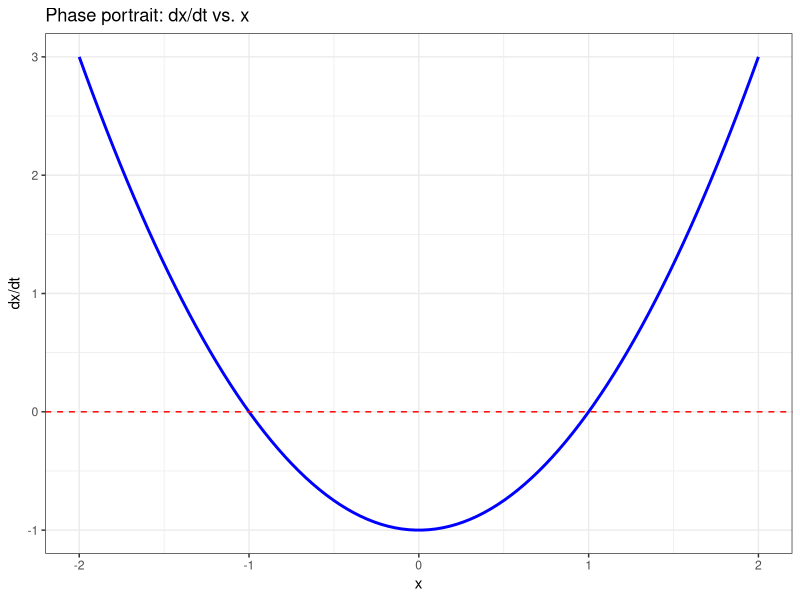
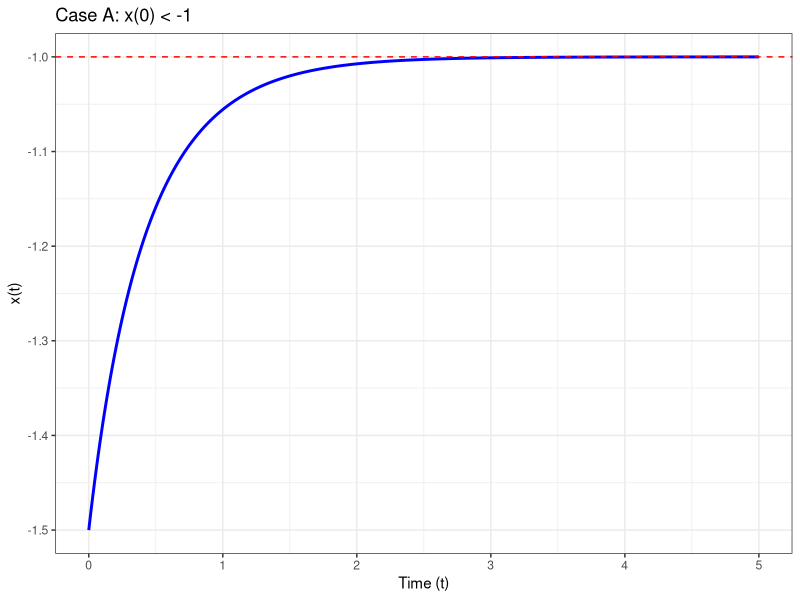
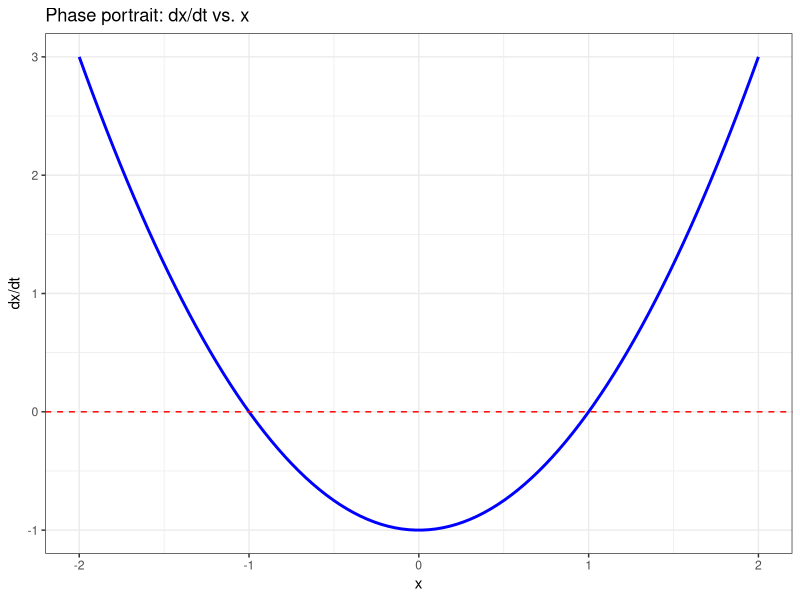
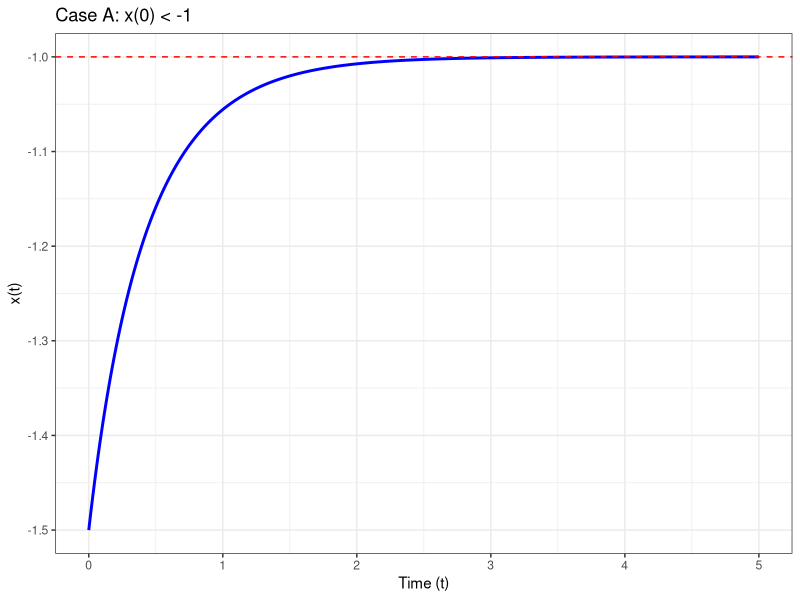

Reproduce these figures in R, in order.
# Load required libraries
library(deSolve)
library(ggplot2)


#---- Step 1: Plot the x_dot vs x

# Define the function dx/dt = x^2 - 1
dx_dt <- function(x) {
  return(x^2 - 1)
}

# Generate x values
x_values <- seq(-2, 2, length.out = 100)  # Adjust range as needed
dx_values <- dx_dt(x_values)

# Create a dataframe
data <- data.frame(x = x_values, dx_dt = dx_values)

# Plot dx/dt vs. x
ggplot(data, aes(x = x, y = dx_dt)) +
  geom_line(color = "blue", size = 1) +
  geom_hline(yintercept = 0, linetype = "dashed", color = "red") +  # Equilibrium points
  xlab("x") +
  ylab("dx/dt") +
  ggtitle("Phase portrait: dx/dt vs. x") +
  theme_bw()

# Save plot dx/dt vs. x
png("Figures_videos/Assignment_sheet_2/Example_1_phase_portrait.png",
    width = 500*4, # The width of the plot in inches
    height = 520*4, res=300)

ggplot(data, aes(x = x, y = dx_dt)) +
  geom_line(color = "blue", size = 1) +
  geom_hline(yintercept = 0, linetype = "dashed", color = "red") +  # Equilibrium points
  xlab("x") +
  ylab("dx/dt") +
  ggtitle("Phase portrait: dx/dt vs. x") +
  theme_bw()

dev.off()

#---- Step 2: Find all the roots of the polynomial x^2 - 1

fixed_points <- polyroot(c(-1,0,1))
fixed_points


# ---- Step 3: Stability Analysis ----

f_prime <- function(x){2*x}  # Compute derivative f'(x)

stability_analysis <- function(fixed_points) {
  f_prime4fixed_points <- f_prime(fixed_points)
  stability <- ifelse(Re(f_prime4fixed_points) < 0, "Stable", "Unstable")  # Stability condition
  return(data.frame(Fixed_Point = fixed_points, Stability = stability))
}

stability_info <- stability_analysis(fixed_points)
stability_info


# ---- Step 4: Solve the differential equation
# Define the differential equation dx/dt = x^2 - 1
dynamical_system <- function(t, state, parameters) {
  x <- state[1]
  dxdt <- dx_dt(x)  # Differential equation
  list(dxdt)
}

# Define time range for the simulation
time <- seq(0, 5, by = 0.01)  # From t = 0 to t = 5, with small steps

# ---- CASE A: x(0) < -1 ----
initial_state_a <- c(x = -1.5)  # Initial condition x(0) < -1
solution_a <- ode(y = initial_state_a, times = time, func = dynamical_system, parms = NULL, method = "ode45")

# Convert to a data frame for ggplot2
df_a <- as.data.frame(solution_a)

# ---- Step 5: Plot the time evolution of x for case A
ggplot(df_a, aes(x = time, y = x)) +
  geom_line(color = "blue", size = 1) +
  geom_hline(yintercept = -1, linetype = "dashed", color = "red") + # Stable value 
  labs(title = "Case A: x(0) < -1", x = "Time (t)", y = "x(t)") +
  theme_bw()

# Save plot for case A
png("Figures_videos/Assignment_sheet_2/Example_1_case_a.png",
    width = 500*4, # The width of the plot in inches
    height = 520*4, res=300)

ggplot(df_a, aes(x = time, y = x)) +
  geom_line(color = "blue", size = 1) +
  labs(title = "Case A: x(0) < -1", x = "Time (t)", y = "x(t)") +
  geom_hline(yintercept = -1, linetype = "dashed", color = "red") + # Stable value 
  theme_bw()

dev.off()
